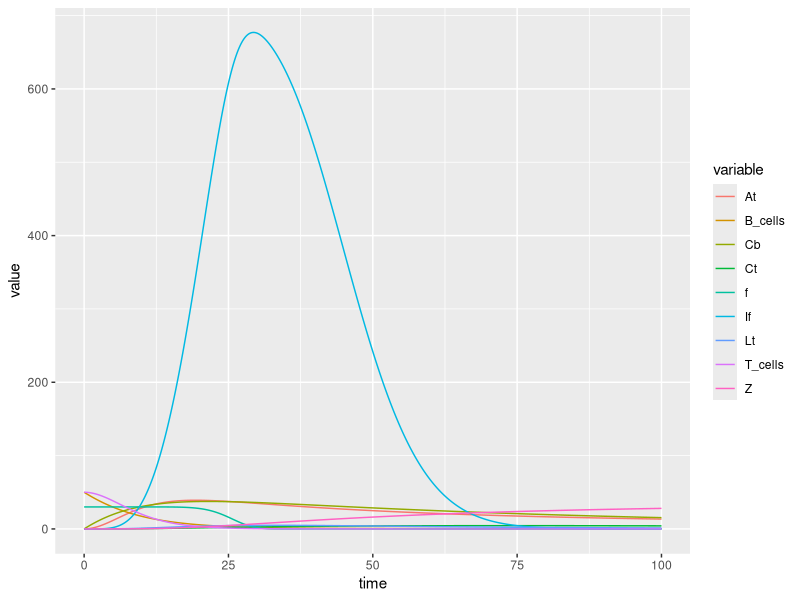

Here is the R script that generated this plot:

# rm(list = ls())
library(tidyr) 
library(deSolve) 
library(ggplot2)


####################
## Template Model ##
##    Function    ##
####################

baGAWK <- function (t, initial_state, parms) {
  val = with(as.list(c(initial_state, parms)), {
    # need a vector for derivative value object names
    ## this allows you to use lapply() and the get() function to return all derivatives as a list.
    ### The order of derivatives do have to match up the initial state vector, but this
    #### formulation eliminates that issue
    deriv_names <- c(paste0('d', names(initial_state)))
    
    #######################
    ## define ode system ##
    #######################
    
    # dA = a*A - b*A
    
    dB_cells <- -M*B_cells - beta*Cb*B_cells - beta_2*Ct*B_cells + (g1*(Cb+Ct)/(g2+(Cb+Ct))) 
    dCb <- M*B_cells + beta*Cb*B_cells + beta_2*Ct*B_cells - alpha*Cb
    dT_cells<- -nu_A*Cb*T_cells - nu_b*Ct*T_cells + (h1*(Cb+Ct)/(h2+(Cb+Ct)))
    dAt <- nu_A*Cb*T_cells + nu_b*Ct*T_cells - beta_2*Ct*At - beta*Cb*At
    dLt <- theta*(beta_2*Ct*At + beta*Cb*At) - mu*Lt
    dCt <- (1-theta)*(beta_2*Ct*At + beta*Cb*At) - alpha_2*Ct
    dZ <- mu*Lt
    df <- -nu_F*Lt*f
    dIf <- nu_F*Lt*f  
    
    ## calculate subclass differential equations
    ### First equation must be defined outside the loop because
    #### it depends on A and subclasses don't
    ##### generally, the first equation cant be iteratively defined
    dIf_1 = nu_F*Lt*f - ktr*N*If_1  
    If_tot = If_1 # add first subclass pop. value to total count
    if(N>1){
      for(i in 2:N){
        assign(x = paste0('dIf_',i), value = eval(parse(text = paste0( 'ktr*N*If_', i-1, # entering from previous subclass 
                                                                      ' - ktr*N*If_', i # leaving current subclass
        ))))
        If_tot = If_tot + get(as.character(paste0('If_', i))) ## add current subclass pop. value to total
      }
    }
    
    ## dynamic definition for C derivative
    # assign(x = 'dIf', value = eval(parse(text = paste0( 'ktr*N*If_', N)))) # entering from last subclass 

    
    # Delayed conversion from f to If
    df  <- -ktr * get(paste0('If_', N)) * f
    dIf <-  ktr * get(paste0('If_', N)) * f
    
    #######################   
    
    ## use lapply function to return all derivative equation values as a list
    lapply(X = deriv_names, FUN = get, envir=sys.frame(sys.parent(0)))
    
  })# end with()
  return(list(val))
}# end function

##tooth##################

## initialize parameters and initial states
parms <- c( 
  M = 0.1
  , beta =4.819e-4              #contact rate with B cells 
  , beta_2 =5e-4                #contact rate with T cells #0.5 
  , nu_A = 0.005               #Activation rate with T cells CD4+  
  , nu_b = 0.01                #Activation rate with B cells 
  , nu_F = 0.5                 #Infection rate of follicular cells 
  , mu = 0.1                 #Rate of Tumor Ckells 
  , alpha = 0.015              #death rate of B cells 
  , alpha_2 = 0.010            #death rate of T cells 
  , theta = 0.8                #population of activated T cells 
  , g1 = 0.05                  #incoming B cells 
  , g2 =0.001    
  , h1 = 0                     #incoming T cells 
  , h2 = 10 
  , N = 10 
  , ktr = 11 / 300
)

initial_state <- c( 
  B_cells = 50  
  , Cb = 0 
  , T_cells =50
  , At = 0
  , Lt = 0
  , Ct = 0
  , Z = 0
  , f = 30 
  , If =0
  , If_1 = 0 
) 

If_new = replicate(n = parms['N']-1, expr = 0)
if(parms['N']>1){ names(If_new) = paste0('If_', c(2:parms['N'])) }
initial_state = c(initial_state, If_new)

time <- as.numeric(seq(from = 0, to = 100, by = 0.01) )

#################
# Run the model #
#################

tic = Sys.time()
ode(
  func = baGAWK,
  y = initial_state,
  times = time,
  parms = parms,
  method = "rk4"
) %>% as.data.frame() -> out
toc = Sys.time()
print(toc-tic)
#################

## re-aggregate subclasses
out_merge <- data.frame(time = out$time, 
                        B_cells = out$B_cells, 
                        If = rowSums(out[,grep('If_',names(out))]), 
                        Cb = out$Cb,
                        T_cells = out$T_cells,
                        At = out$At,
                        Lt = out$Lt, 
                        Ct = out$Ct, 
                        Z = out$Z, 
                        f = out$f)

## convert data to long format for plotting
data <- out_merge %>% gather(variable, value, -time)


ggplot() +
  geom_line(data = data, aes(x = time, y = value, color = variable))
